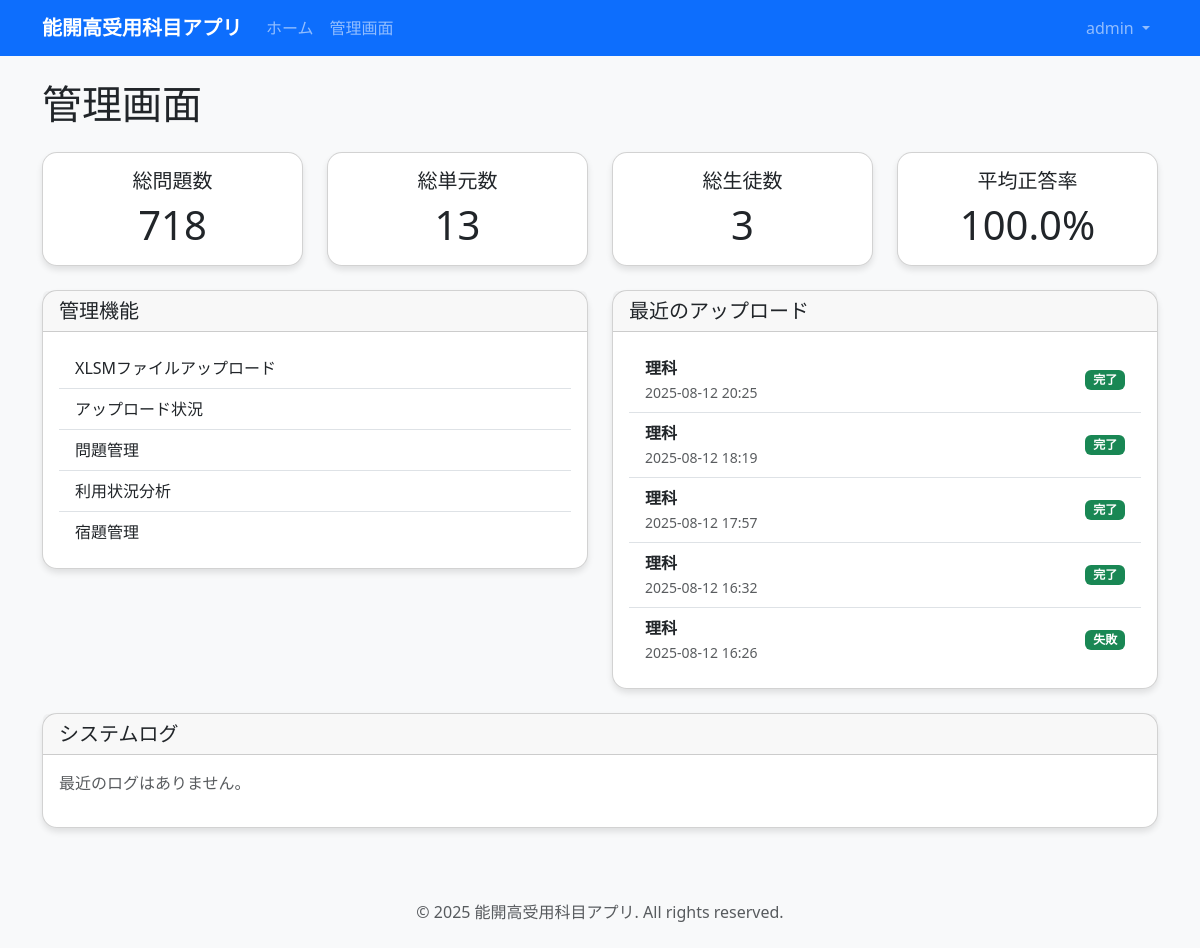
The page /admin-panel/ (signed in) on the database as committed earlier.
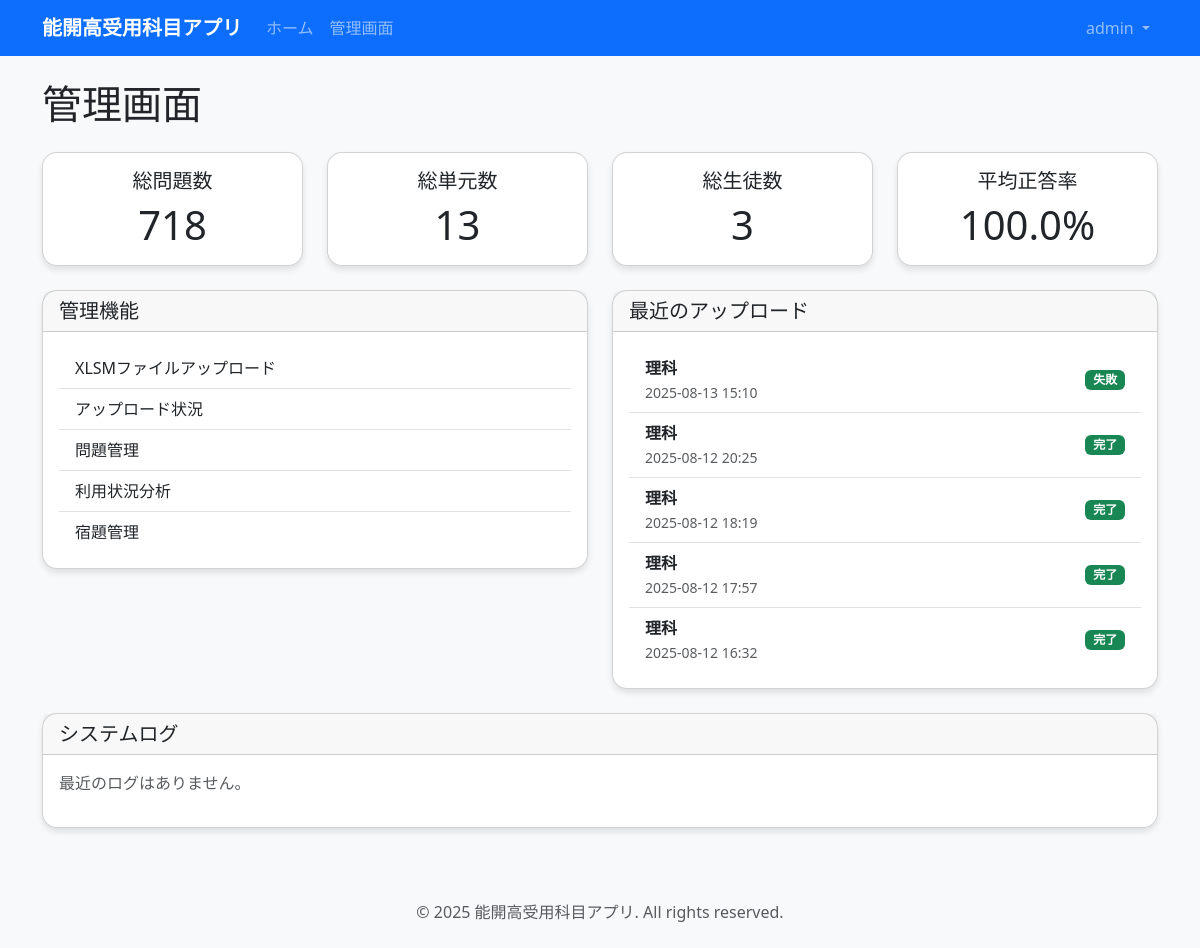
The same page on the database as committed later.
### admin_panel/models.py (models this page shows, shortened)
class XLSMUpload(models.Model):
    class Subject(models.TextChoices):
        SCIENCE = 'science', '理科'
        SOCIAL = 'social', '社会'
    uploaded_by = models.ForeignKey(
        User,
        on_delete=models.CASCADE,
        related_name='xlsm_uploads',
        verbose_name='アップロード者'
    )
    subject = models.CharField(
        max_length=10,
        choices=Subject.choices,
        verbose_name='教科'
    )
    file = models.FileField(upload_to='xlsm_files/', verbose_name='ファイル')
    uploaded_at = models.DateTimeField(auto_now_add=True, verbose_name='アップロード日時')
    processed_at = models.DateTimeField(null=True, blank=True, verbose_name='処理日時')
    status = models.CharField(
        max_length=20,
        choices=[
            ('pending', '処理待ち'),
            ('processing', '処理中'),
            ('completed', '完了'),
            ('failed', '失敗'),
        ],
        default='pending',
        verbose_name='ステータス'
    )
    error_message = models.TextField(blank=True, verbose_name='エラーメッセージ')
    class Meta:
        verbose_name = 'XLSMアップロード'
        verbose_name_plural = 'XLSMアップロード'

### admin_panel/views.py (the view)
# urls.py: path('', views.AdminHomeView.as_view(), name='home'),
class AdminHomeView(LoginRequiredMixin, AdminRequiredMixin, TemplateView):
    template_name = 'admin_panel/home.html'
    def get_context_data(self, **kwargs):
        context = super().get_context_data(**kwargs)
        from accounts.models import StudentProfile
        from quiz_app.models import QuizAttempt
        context['total_questions'] = Question.objects.count()
        context['total_units'] = Unit.objects.count()
        context['total_students'] = StudentProfile.objects.count()
        context['recent_uploads'] = XLSMUpload.objects.order_by('-uploaded_at')[:5]
        context['recent_logs'] = SystemLog.objects.order_by('-created_at')[:5]
        total_attempts = QuizAttempt.objects.count()
        if total_attempts > 0:
            correct_attempts = QuizAttempt.objects.filter(is_correct=True).count()
            context['average_score'] = (correct_attempts / total_attempts) * 100
        else:
            context['average_score'] = 0
        return context

### admin_panel/views.py (called while the page is built)
def admin_required(user):
    return user.is_authenticated and user.role == 'admin'

    def test_func(self):
        return admin_required(self.request.user)

### templates/admin_panel/home.html (shortened to what the changed rows need)
{% extends 'base.html' %}
{% block content %}
<div class="row">
    <div class="col-12">
        <h1 class="mb-4">管理画面</h1>
    </div>
</div>
<div class="row">
    <div class="col-md-6 mb-4">
        <div class="card">
            <div class="card-body">
                {% if recent_uploads %}
                    <div class="list-group list-group-flush">
                        {% for upload in recent_uploads %}
                        <div class="list-group-item">
                            <div class="d-flex justify-content-between align-items-center">
                                <div>
                                    <strong>{{ upload.get_subject_display }}</strong>
                                    <br>
                                    <small class="text-muted">{{ upload.uploaded_at|date:"Y-m-d H:i" }}</small>
                                </div>
                                <span class="badge bg-{{ upload.status|yesno:'success,warning' }}">
                                    {{ upload.get_status_display }}
                                </span>
                            </div>
                        </div>
                        {% endfor %}
                    </div>
                {% else %}
                    <p class="text-muted">最近のアップロードはありません。</p>
                {% endif %}
            </div>
        </div>
    </div>
</div>
{% endblock %}

Rows that differ between the two databases and show on the page:
no longer on this page (row unchanged): XLSMUpload: subject "理科", uploaded_at "2025-08-12 16:26", status "失敗"
added XLSMUpload: subject "理科", uploaded_at "2025-08-13 15:10", status "失敗"
